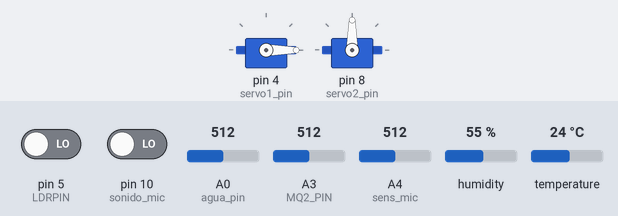
A sketch run on a simulated Arduino Uno, built with avr-gcc and run on an emulated ATmega328P. On the bench: 2 × servo. The inputs (shaded band) are chosen by the test bench; at power-on: pin 5 (LDRPIN) LOW, pin 10 (sonido_mic) LOW, A0 (agua_pin) = 512, A3 (MQ2_PIN) = 512, A4 (sens_mic) = 512, humidity 55 %, temperature 24 °C. What the sketch prints to the serial monitor is not drawn.

Above: at 0.05 s.
Timing chart, 0 to 26.3 s (numbered marks = the images above):
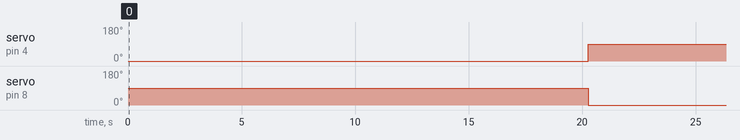

Measured:
- by itself, servo on pin 4 (servo1_pin), servo on pin 8 (servo2_pin): alternates 90° for 10.1 s and 0° for 10.1 s

The sketch:

PruebaArduino.ino
```cpp
#include <Servo.h>
#include <DHT.h>		// importa la Librerias DHT
#include <DHT_U.h>

#define MQ2_PIN A3   // sensor de gas
#define sonido_mic 10     // sensor de sonido
#define sens_mic A4
#define LDRPIN 5      //sensor de luz
#define agua_pin A0
      // SENSOR DE AGUA
int dhtsens = 7;			// pin DATA de DHT22 a pin digital 2
int servo1_pin = 4;
int servo2_pin = 8;
int TEMPERATURA;
int HUMEDAD;
int gas;
int agua;
int valor_son;
int sens ;
Servo servo1;
Servo servo2;
// Variables to track time
unsigned long previousMillis = 0;
const long interval = 10000; // 10 seconds in milliseconds

// Variable to track servo state (true = 90deg, false = 0deg)
bool isAtNinety = false;


DHT dht(dhtsens, DHT11);		// creacion del objeto, cambiar segundo parametro
				// por DHT11 si se utiliza en lugar del DHT22
void setup(){
  Serial.begin(9600);		// inicializacion de monitor serial
  dht.begin();			// inicializacion de sensor

  servo1.attach(servo1_pin);
  servo2.attach(servo2_pin);

  // Start at 0
  servo1.write(0);
  servo2.write(90);
}

void loop(){
  unsigned long currentMillis = millis();
  // Check if 10 seconds have passed
  if (currentMillis - previousMillis >= interval) {
    // Save the last time we moved
    previousMillis = currentMillis;

    if (isAtNinety) {
      // If currently at 90, go to 0
      servo1.write(90);
      servo2.write(0);
      isAtNinety = false;
    } else {
      // If currently at 0, go to 90
      servo1.write(0);
      servo2.write(90);
      isAtNinety = true;
    }
  }

  //AGUA
  agua = analogRead(agua_pin);

  //mq2
  gas = analogRead(MQ2_PIN);


  //dht 11
  TEMPERATURA = dht.readTemperature();	// obtencion de valor de temperatura
  HUMEDAD = dht.readHumidity();		// obtencion de valor de humedad

  //sonido
  valor_son = digitalRead(sonido_mic);
  sens = analogRead(sens_mic);


  //luz
 int32_t luz = digitalRead(LDRPIN);


   Serial.print("GAS01:");
  Serial.print(gas);
  Serial.print("HUM01:");
  Serial.print(HUMEDAD);
  Serial.print("TEMP01:");
  Serial.print(TEMPERATURA);
   Serial.print("AGU01:");
  Serial.print(agua);
  Serial.print("LUZ01:");
  Serial.print(luz);
  Serial.print("SON01:");
  if (valor_son == HIGH){
   Serial.println(1);
  }else{
    Serial.println(0);
  }


  delay(1000);
}
```
